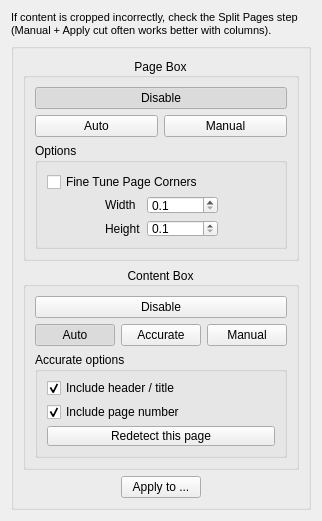
<?xml version="1.0" encoding="UTF-8"?>
<ui version="4.0">
 <class>select_content::OptionsWidget</class>
 <widget class="QWidget" name="select_content::OptionsWidget">
  <property name="geometry">
   <rect>
    <x>0</x>
    <y>0</y>
    <width>216</width>
    <height>364</height>
   </rect>
  </property>
  <property name="windowTitle">
   <string>Form</string>
  </property>
  <layout class="QVBoxLayout" name="verticalLayout_4">
   <item>
    <widget class="QLabel" name="splitPagesTipLabel">
     <property name="font">
      <font>
       <pointsize>8</pointsize>
      </font>
     </property>
     <property name="wordWrap">
      <bool>true</bool>
     </property>
     <property name="text">
      <string>If content is cropped incorrectly, check the Split Pages step (Manual + Apply cut often works better with columns).</string>
     </property>
    </widget>
   </item>
   <item>
    <widget class="QGroupBox" name="groupBox">
     <property name="title">
      <string/>
     </property>
     <layout class="QVBoxLayout" name="verticalLayout">
      <item>
       <widget class="CollapsibleGroupBox" name="pageBoxGroup">
        <property name="title">
         <string>Page Box</string>
        </property>
        <property name="alignment">
         <set>Qt::AlignCenter</set>
        </property>
        <layout class="QGridLayout" name="gridLayout">
         <item row="0" column="0" colspan="2">
          <widget class="QPushButton" name="pageDetectDisableBtn">
           <property name="text">
            <string>Disable</string>
           </property>
           <property name="checkable">
            <bool>true</bool>
           </property>
           <property name="checked">
            <bool>true</bool>
           </property>
           <property name="autoExclusive">
            <bool>true</bool>
           </property>
          </widget>
         </item>
         <item row="1" column="0">
          <widget class="QPushButton" name="pageDetectAutoBtn">
           <property name="text">
            <string>Auto</string>
           </property>
           <property name="checkable">
            <bool>true</bool>
           </property>
           <property name="autoExclusive">
            <bool>true</bool>
           </property>
          </widget>
         </item>
         <item row="1" column="1">
          <widget class="QPushButton" name="pageDetectManualBtn">
           <property name="text">
            <string>Manual</string>
           </property>
           <property name="checkable">
            <bool>true</bool>
           </property>
           <property name="checked">
            <bool>false</bool>
           </property>
           <property name="autoExclusive">
            <bool>true</bool>
           </property>
          </widget>
         </item>
         <item row="2" column="0" colspan="2">
          <widget class="QGroupBox" name="pageDetectOptions">
           <property name="title">
            <string>Options</string>
           </property>
           <layout class="QVBoxLayout" name="verticalLayout_2">
            <property name="spacing">
             <number>4</number>
            </property>
            <property name="leftMargin">
             <number>9</number>
            </property>
            <property name="topMargin">
             <number>9</number>
            </property>
            <property name="rightMargin">
             <number>9</number>
            </property>
            <property name="bottomMargin">
             <number>9</number>
            </property>
            <item>
             <widget class="QCheckBox" name="fineTuneBtn">
              <property name="toolTip">
               <string>Shift with corners while they are in black. </string>
              </property>
              <property name="text">
               <string>Fine Tune Page Corners</string>
              </property>
             </widget>
            </item>
            <item>
             <widget class="QWidget" name="dimensionsWidget" native="true">
              <layout class="QHBoxLayout" name="horizontalLayout_2">
               <property name="leftMargin">
                <number>0</number>
               </property>
               <property name="topMargin">
                <number>0</number>
               </property>
               <property name="rightMargin">
                <number>0</number>
               </property>
               <property name="bottomMargin">
                <number>0</number>
               </property>
               <item>
                <spacer name="horizontalSpacer_3">
                 <property name="orientation">
                  <enum>Qt::Horizontal</enum>
                 </property>
                 <property name="sizeHint" stdset="0">
                  <size>
                   <width>1</width>
                   <height>1</height>
                  </size>
                 </property>
                </spacer>
               </item>
               <item>
                <layout class="QGridLayout" name="gridLayout_3">
                 <item row="0" column="0">
                  <widget class="QLabel" name="label">
                   <property name="text">
                    <string>Width</string>
                   </property>
                  </widget>
                 </item>
                 <item row="1" column="0">
                  <widget class="QLabel" name="label_2">
                   <property name="text">
                    <string>Height</string>
                   </property>
                  </widget>
                 </item>
                 <item row="1" column="1">
                  <widget class="QDoubleSpinBox" name="heightSpinBox">
                   <property name="decimals">
                    <number>1</number>
                   </property>
                   <property name="minimum">
                    <double>0.100000000000000</double>
                   </property>
                   <property name="maximum">
                    <double>99999.000000000000000</double>
                   </property>
                  </widget>
                 </item>
                 <item row="0" column="1">
                  <widget class="QDoubleSpinBox" name="widthSpinBox">
                   <property name="decimals">
                    <number>1</number>
                   </property>
                   <property name="minimum">
                    <double>0.100000000000000</double>
                   </property>
                   <property name="maximum">
                    <double>99999.000000000000000</double>
                   </property>
                  </widget>
                 </item>
                </layout>
               </item>
               <item>
                <spacer name="horizontalSpacer">
                 <property name="orientation">
                  <enum>Qt::Horizontal</enum>
                 </property>
                 <property name="sizeHint" stdset="0">
                  <size>
                   <width>1</width>
                   <height>1</height>
                  </size>
                 </property>
                </spacer>
               </item>
              </layout>
             </widget>
            </item>
           </layout>
          </widget>
         </item>
        </layout>
       </widget>
      </item>
      <item>
       <widget class="CollapsibleGroupBox" name="contentBoxGroup">
        <property name="title">
         <string>Content Box</string>
        </property>
        <property name="alignment">
         <set>Qt::AlignCenter</set>
        </property>
        <layout class="QGridLayout" name="gridLayout_2">
          <item row="1" column="0">
           <widget class="QPushButton" name="contentDetectAutoBtn">
           <property name="text">
            <string>Auto</string>
           </property>
           <property name="checkable">
            <bool>true</bool>
           </property>
           <property name="checked">
            <bool>true</bool>
           </property>
           <property name="autoExclusive">
            <bool>true</bool>
           </property>
          </widget>
         </item>
          <item row="0" column="0" colspan="3">
          <widget class="QPushButton" name="contentDetectDisableBtn">
           <property name="text">
            <string>Disable</string>
           </property>
           <property name="checkable">
            <bool>true</bool>
           </property>
           <property name="autoExclusive">
            <bool>true</bool>
           </property>
          </widget>
         </item>
          <item row="1" column="1">
           <widget class="QPushButton" name="contentDetectAccurateBtn">
            <property name="toolTip">
             <string>Uses an additional high-resolution pass to protect isolated titles, headers, and page numbers.</string>
            </property>
            <property name="text">
             <string>Accurate</string>
            </property>
            <property name="checkable">
             <bool>true</bool>
            </property>
            <property name="autoExclusive">
             <bool>true</bool>
            </property>
           </widget>
          </item>
          <item row="1" column="2">
           <widget class="QPushButton" name="contentDetectManualBtn">
           <property name="text">
            <string>Manual</string>
           </property>
           <property name="checkable">
            <bool>true</bool>
           </property>
           <property name="autoExclusive">
            <bool>true</bool>
           </property>
           </widget>
          </item>
          <item row="2" column="0" colspan="3">
           <widget class="QGroupBox" name="accurateContentOptions">
            <property name="title">
             <string>Accurate options</string>
            </property>
            <layout class="QVBoxLayout" name="accurateContentOptionsLayout">
             <property name="spacing">
              <number>4</number>
             </property>
             <property name="leftMargin">
              <number>9</number>
             </property>
             <property name="topMargin">
              <number>6</number>
             </property>
             <property name="rightMargin">
              <number>9</number>
             </property>
             <property name="bottomMargin">
              <number>9</number>
             </property>
             <item>
              <widget class="QCheckBox" name="includeHeaderTitleCheckBox">
               <property name="text">
                <string>Include header / title</string>
               </property>
               <property name="checked">
                <bool>true</bool>
               </property>
              </widget>
             </item>
             <item>
              <widget class="QCheckBox" name="includePageNumberCheckBox">
               <property name="text">
                <string>Include page number</string>
               </property>
               <property name="checked">
                <bool>true</bool>
               </property>
              </widget>
             </item>
             <item>
              <widget class="QPushButton" name="redetectContentBtn">
               <property name="toolTip">
                <string>Run Accurate detection again on only this page.</string>
               </property>
               <property name="text">
                <string>Redetect this page</string>
               </property>
              </widget>
             </item>
            </layout>
           </widget>
          </item>
        </layout>
       </widget>
      </item>
      <item>
       <layout class="QHBoxLayout">
        <item>
         <spacer>
          <property name="orientation">
           <enum>Qt::Horizontal</enum>
          </property>
          <property name="sizeHint" stdset="0">
           <size>
            <width>1</width>
            <height>1</height>
           </size>
          </property>
         </spacer>
        </item>
        <item>
         <widget class="QPushButton" name="applyToBtn">
          <property name="text">
           <string>Apply to ...</string>
          </property>
         </widget>
        </item>
        <item>
         <spacer>
          <property name="orientation">
           <enum>Qt::Horizontal</enum>
          </property>
          <property name="sizeHint" stdset="0">
           <size>
            <width>1</width>
            <height>1</height>
           </size>
          </property>
         </spacer>
        </item>
       </layout>
      </item>
     </layout>
    </widget>
   </item>
   <item>
    <spacer name="verticalSpacer">
     <property name="orientation">
      <enum>Qt::Vertical</enum>
     </property>
     <property name="sizeHint" stdset="0">
      <size>
       <width>1</width>
       <height>83</height>
      </size>
     </property>
    </spacer>
   </item>
  </layout>
 </widget>
 <customwidgets>
  <customwidget>
   <class>CollapsibleGroupBox</class>
   <extends>QGroupBox</extends>
   <header location="global">CollapsibleGroupBox.h</header>
   <container>1</container>
  </customwidget>
 </customwidgets>
 <resources>
  <include location="../../../resources/resources.qrc"/>
 </resources>
 <connections/>
</ui>
